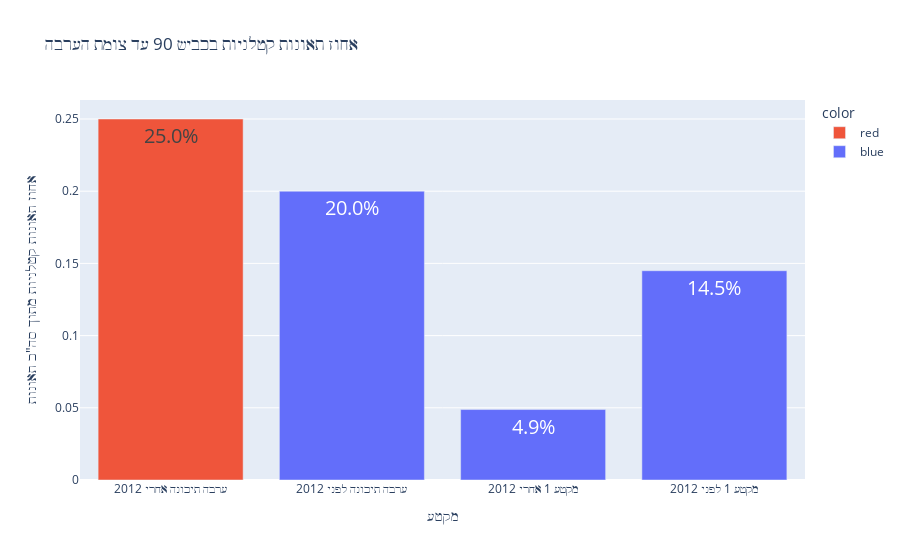

Source (notebook cell):
### Code cell
fig = ( 
    df_90
    .groupby('section_time')
    .accident_severity
    .value_counts(normalize=True)
    .reset_index(name='severity') 
    .replace({'section_time': {
            'not_extended_before_2012': 'ערבה תיכונה לפני 2012',
            'not_extended_after_2012': 'ערבה תיכונה אחרי 2012',
            'phase_1_before_2012': 'מקטע 1 לפני 2012',
            'phase_1_after_2012': 'מקטע 1 אחרי 2012'
        }})
    >> filter(_.accident_severity=='קטלנית')
    >> filter(_.section_time.str.contains("phase_2") != True)
    >> mutate(color = if_else(_.severity > 0.21, 'red', 'blue'))
    >> pipe(lambda x: px.bar(x, 
        x='section_time', 
        y='severity', 
        color='color',
        title='אחוז תאונות קטלניות בכביש 90 עד צומת הערבה',
        text='severity',
        text_auto=',.1%',
        labels={'severity': 'אחוז תאונות קטלניות מתוך סה"כ תאונות', 'section_time': 'מקטע',
        },
        color_discrete_map={'red': '#EF553B', 'blue': '#636EFA'}
        ))
)
fig.update_traces(textfont_size=20)

### Figure 1 — Plotly figure (JSON) as saved in the notebook; plotly's stock layout.template omitted (floating-point values rounded to 4 significant figures)
{"data": [{"alignmentgroup": "True", "hovertemplate": "color=red<br>מקטע=%{x}<br>אחוז תאונות קטלניות מתוך סה\"כ תאונות=%{text}<extra></extra>", "legendgroup": "red", "marker": {"color": "#EF553B", "pattern": {"shape": ""}}, "name": "red", "offsetgroup": "red", "orientation": "v", "showlegend": true, "text": [0.25], "textfont": {"size": 20}, "textposition": "auto", "texttemplate": "%{y:,.1%}", "type": "bar", "x": ["ערבה תיכונה אחרי 2012"], "xaxis": "x", "y": [0.25], "yaxis": "y"}, {"alignmentgroup": "True", "hovertemplate": "color=blue<br>מקטע=%{x}<br>אחוז תאונות קטלניות מתוך סה\"כ תאונות=%{text}<extra></extra>", "legendgroup": "blue", "marker": {"color": "#636EFA", "pattern": {"shape": ""}}, "name": "blue", "offsetgroup": "blue", "orientation": "v", "showlegend": true, "text": [0.2, 0.04878, 0.1449], "textfont": {"size": 20}, "textposition": "auto", "texttemplate": "%{y:,.1%}", "type": "bar", "x": ["ערבה תיכונה לפני 2012", "מקטע 1 אחרי 2012", "מקטע 1 לפני 2012"], "xaxis": "x", "y": [0.2, 0.04878, 0.1449], "yaxis": "y"}], "layout": {"barmode": "relative", "legend": {"title": {"text": "color"}, "tracegroupgap": 0}, "title": {"text": "אחוז תאונות קטלניות בכביש 90 עד צומת הערבה"}, "xaxis": {"anchor": "y", "domain": [0, 1], "title": {"text": "מקטע"}}, "yaxis": {"anchor": "x", "domain": [0, 1], "title": {"text": "אחוז תאונות קטלניות מתוך סה\"כ תאונות"}}}}
